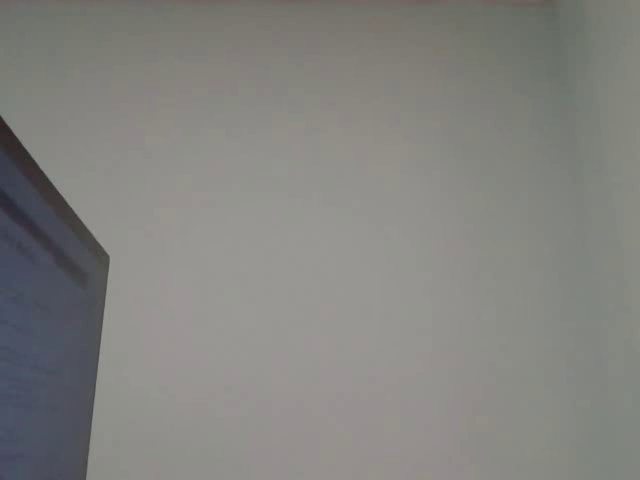
#> input picture frame 97 of ЛР4_main_video.mov, 640 x 480 px, given in place of 5.mp4, which was not available
$ python HandGMG.py
#> lines starting #> are read from the running program, lines starting #| are printed output that depends on the picture; after the words box and inside, x2 and y2 are one past the last pixel; in counts of white or black regions, pixels touching at a corner belong together; pictures that were not available may be replaced by others from this repository, and a replacement may not be noted
import time
import cv2
import numpy as np


def gauss(x,y,a,b,om):
    return (1/(2*np.pi*(om**2))) * np.exp(-((((x-a)**2)+((y-b)**2))/(2*(om**2))))

def blur(blurImg, size, om):
    kernelMatrix = np.empty((size, size))
    a = (size)//2
    b = (size)//2
    sum = 0
    for i in range(size):
        for j in range(size):
            kernelMatrix[i][j] = gauss(i,j,a,b,om)
            sum += kernelMatrix[i][j]


    kernelMatrix /= sum
    for i in range(size):
        for j in range(size):
            sum += kernelMatrix[i][j]

    n_img = blurImg.copy()

    for i in range(0, blurImg.shape[0]):
        for j in range(0,  blurImg.shape[1]):
            val=0
            for k in range(i if (blurImg.shape[0]-i >= size) else i-(size-((blurImg.shape[0]-i)%size)), (i+size) if (blurImg.shape[0]-i >= size) else i+((blurImg.shape[0]-i)%size)):
                for l in range(j if (blurImg.shape[1]-j >= size) else j-(size-((blurImg.shape[1]-j)%size)), (j+size) if (blurImg.shape[1]-j >= size) else j+((blurImg.shape[1]-j)%size)):
                    val += blurImg[k,l] * kernelMatrix[(k-i) if (blurImg.shape[0]-i >= size) else (k - (i-(size-((blurImg.shape[0]-i)%size)))), (l - j) if (blurImg.shape[1]-j >= size) else (l - (j-(size-((blurImg.shape[1]-j)%size))))]
                    # print(f"{i}, {j}, {k}, {l}")
            n_img[i, j] = val


    return n_img

def kanny(gauss):
    border = np.zeros(gauss.shape)
    lengthVec = np.zeros(gauss.shape)
    color = np.zeros(gauss.shape)
    maxLen = np.max(lengthVec)
    x = 0
    y = 0
    for i in range(1, len(gauss)-1):
        for j in range(1, len(gauss[0])-1):
            GrX = (gauss[i + 1][j + 1] - gauss[i - 1][j - 1] + gauss[i + 1][j - 1] - gauss[i - 1][j + 1] + 2 * (gauss[i + 1][j] - gauss[i - 1][j]))
            GrY = (gauss[i + 1][j + 1] - gauss[i - 1][j - 1] + gauss[i - 1][j + 1] - gauss[i + 1][j - 1] + 2 * (gauss[i][j + 1] - gauss[i][j - 1]))
            lengthVec[i][j] = np.sqrt(GrX ** 2 + GrY ** 2)
            tg = np.arctan(GrY / GrX)

            if (GrX > 0 and GrY < 0 and tg < -2.414) or (GrX < 0 and GrY < 0 and tg > 2.414):
                color[i][j] = 0
                x = 0
                y = -1
            elif (GrX > 0 and GrY < 0 and tg < -0.414):
                color[i][j] = 1
                x = 1
                y = -1
            elif (GrX > 0 and GrY < 0 and tg > -0.414) or (GrX > 0 and GrY > 0 and tg > 0.414):
                color[i][j] = 2
                x = 1
                y = 0
            elif (GrX > 0 and GrY > 0 and tg < 2.414):
                color[i][j] = 3
                x = 1
                y = 1
            elif (GrX > 0 and GrY > 0 and tg > 2.414) or (GrX < 0 and GrY > 0 and tg < -2.414):
                color[i][j] = 4
                x = 0
                y = 1
            elif (GrX < 0 and GrY > 0 and tg < -0.414):
                color[i][j] = 5
                x = -1
                y = 1
            elif (GrX < 0 and GrY > 0 and tg > -0.414) or (GrX < 0 and GrY < 0 and tg < 0.414):
                color[i][j] = 6
                x = -1
                y = 0
            elif (GrX < 0 and GrY < 0 and tg < 2.414):
                color[i][j] = 7
                x = -1
                y = -1

            if (lengthVec[i][j]>lengthVec[i+x][j+y] and lengthVec[i][j]>lengthVec[i-x][j-y]):
                border[i][j] = 255
            else:
                border[i][j] = 0

    low_level = maxLen // 25
    high_level = maxLen // 10
    for x in range(1, (len(gauss) - 1)):
        for y in range(1, len(gauss[0]) - 1):
            if (border[x][y] == 255):
                if (lengthVec[x][y] < low_level):
                    border[x][y] = 0

            if (border[x][y] == 255):
                if (lengthVec[x][y] <= high_level):
                    if (border[x - 1][y - 1] == 255 or border[x - 1][y] == 255 or border[x - 1][y + 1] == 255 or border[x][y + 1] == 255 or border[x + 1][y + 1] == 255 or border[x + 1][y] == 255 or border[x + 1][y - 1] == 255 or border[x][y - 1] == 255):
                        border[x][y] = 255
                    else:
                        border[x][y] = 0

    return border

cap = cv2.VideoCapture('./Видосы/5.mp4')
fourcc = cv2.VideoWriter.fourcc(*'XVID')

width = int(cap.get(cv2.CAP_PROP_FRAME_WIDTH))
height = int(cap.get(cv2.CAP_PROP_FRAME_HEIGHT))

out = cv2.VideoWriter('./Result/HandGMG/5_HandGMG.avi', fourcc, 25.0, (320, 180))

start = time.time()
ret, frame = cap.read()
#> frame is the input picture: shape (480, 640, 3); mean B, G, R 127.3, 130.7, 131.5
frame = cv2.resize(frame, (320, 180))
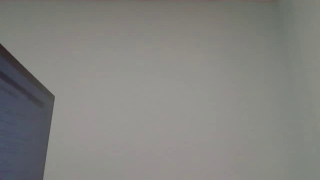
#> frame: shape (180, 320, 3); mean B, G, R 127.3, 130.7, 131.5

gray = cv2.cvtColor(frame, cv2.COLOR_BGR2GRAY)
blurred = blur(gray, 3, 10)
cv2.imshow('gaussian_blur_frame', blurred)
prev_frame = blurred

thrash = cv2.threshold(blurred, 50, 255, cv2.THRESH_BINARY)[1]
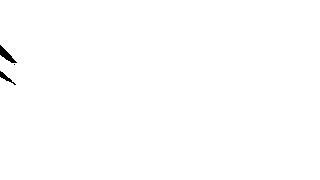
#> thrash: shape (180, 320); 99.7% white; 3 black regions (1 under 20 px), largest, box (x1, y1, x2, y2) and area: (0, 45, 17, 63) 118, (0, 71, 16, 85) 62
cv2.imshow('trashhold_frame', thrash)

kanny_frame = kanny(blurred)
#> after the loop in kanny, `for i in range(1, len(gauss)-1):`:
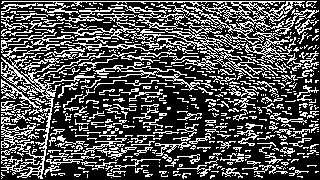
#> border: shape (180, 320) float64; 31.7% white in thin lines or dots
#> after the loop in kanny, `for i in range(1, len(gauss)-1):`:
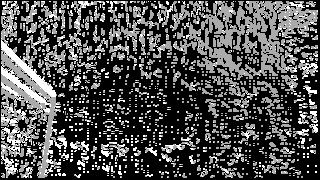
#> color: shape (180, 320) float64; min 0, max 3, mean 0.923; drawn with min black and max white
#> after the loop in kanny, `for i in range(1, len(gauss)-1):`:
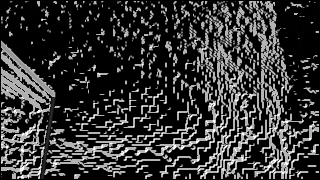
#> lengthVec: shape (180, 320) float64; min 0, max 1081.9, mean 226.2; drawn with min black and max white
cv2.imshow('kanny_frame', kanny_frame)

kernel = np.ones((4, 4), np.uint8)
erode = cv2.erode(thrash, kernel, iterations=1)
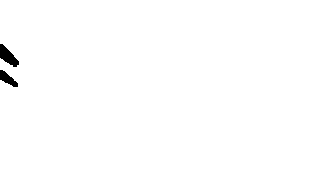
#> erode: shape (180, 320); 99.3% white; 2 black regions, box (x1, y1, x2, y2) and area: (0, 44, 19, 67) 227, (0, 70, 18, 87) 152
kernel = np.ones((7, 7), np.uint8)
dilate = cv2.dilate(erode, kernel, iterations=1)
#> dilate: shape (180, 320); 99.9% white; 2 black regions (1 under 20 px), largest, box (x1, y1, x2, y2) and area: (0, 48, 11, 60) 42
cv2.imshow('morph_frame', dilate)
while True:
    ret, frame = cap.read()
    if not ret:
        break
    frame = cv2.resize(frame, (320, 180))
#> frame: shape (180, 320, 3)
    cv2.imshow('Frame', frame)

    gray = cv2.cvtColor(frame, cv2.COLOR_BGR2GRAY)
    blurred = blur(gray, 5, 1)
    cv2.imshow('gaussian_blur_frame', blurred)

    frame_diff = cv2.absdiff(prev_frame, blurred)
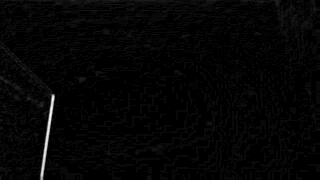
#> frame_diff: shape (180, 320); min 0, max 28, mean 0.5; drawn with min black and max white
    cv2.imshow('diff_frame', frame_diff)
    prev_frame = blurred

    thrash = cv2.threshold(frame_diff, 50, 255, cv2.THRESH_BINARY)[1]
#> thrash: shape (180, 320); every value is 0
    cv2.imshow('trashhold_frame', thrash)

    kanny_frame = kanny(thrash)
#> after the loop in kanny (call 2), `for i in range(1, len(gauss)-1):`: border: shape (180, 320) float64; every value is 0
    cv2.imshow('kanny_frame', kanny_frame)

    kernel = np.ones((2, 2), np.uint8)
    erode = cv2.erode(kanny_frame, kernel, iterations=1)
    kernel = np.ones((20, 20), np.uint8)
    dilate = cv2.dilate(erode, kernel, iterations=1)
    dilate = dilate.astype(np.uint8)
    cv2.imshow('morph_frame', dilate)

    contours, _ = cv2.findContours(dilate, cv2.RETR_EXTERNAL, cv2.CHAIN_APPROX_SIMPLE)
#> contours = []

    filtered_contours = [c for c in contours if cv2.contourArea(c) > 200]
#> filtered_contours = []

    for contour in filtered_contours:
        x, y, w, h = cv2.boundingRect(contour)
        cv2.rectangle(frame, (x, y), (x + w, y + h), (0, 255, 0), 2)  # Рисуем прямоугольник вокруг объекта
#> this loop made 0 passes
    out.write(frame)
    cv2.imshow('Detected Objects', frame)
    if cv2.waitKey(1) & 0xFF == ord('q'):
#> (key q is pressed here)
        break

end = time.time()

if cap.get(cv2.CAP_PROP_FRAME_COUNT) != 0:
    print(f"Время обработки видео: {end - start:.5f} секунд")
    print(f"Частота кадров: {cap.get(cv2.CAP_PROP_FPS):.0f} кадров в секунду")
#| Частота кадров: 25 кадров в секунду
    print(f"Частота обработки объектов: {1 / ((end - start) / cap.get(cv2.CAP_PROP_POS_FRAMES)):.0f} кадров в секунду")
#| Частота обработки объектов: 27 кадров в секунду
else:
    print("Видеопоток был пуст")

cap.release()
out.release()
cv2.destroyAllWindows()

$ run again, starting later in the video
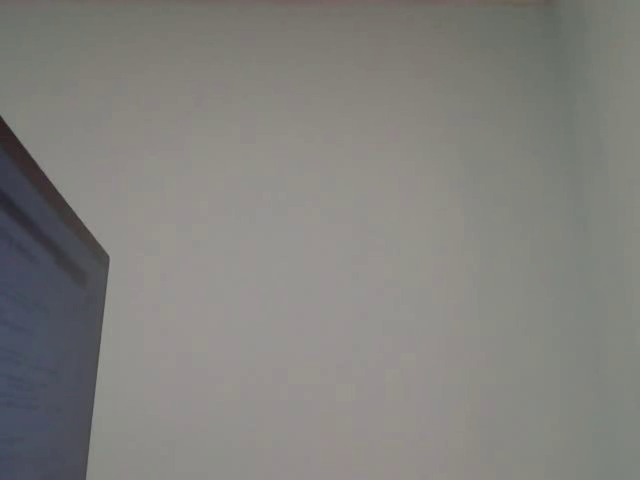
#> input picture frame 437 of ЛР4_main_video.mov, 640 x 480 px, given in place of 5.mp4, which was not available
#> frame is the input picture: shape (480, 640, 3); mean B, G, R 125.4, 129, 130.5
#> after the loop in kanny, `for i in range(1, len(gauss)-1):`:
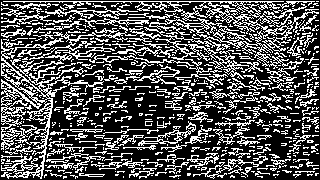
#> border: shape (180, 320) float64; 32.3% white in thin lines or dots
#> after the loop in kanny, `for i in range(1, len(gauss)-1):`:
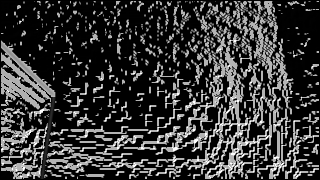
#> lengthVec: shape (180, 320) float64; min 0, max 1081.9, mean 236.7; drawn with min black and max white
#> erode: shape (180, 320); 99.2% white; 2 black regions, box (x1, y1, x2, y2) and area: (0, 44, 23, 69) 272, (0, 70, 18, 88) 176
#> dilate: shape (180, 320); 99.9% white; 2 black regions (1 under 20 px), largest, box (x1, y1, x2, y2) and area: (0, 48, 16, 64) 57
#> contours = []
#| Частота кадров: 25 кадров в секунду
#| Частота обработки объектов: 119 кадров в секунду

$ run again, starting later in the video
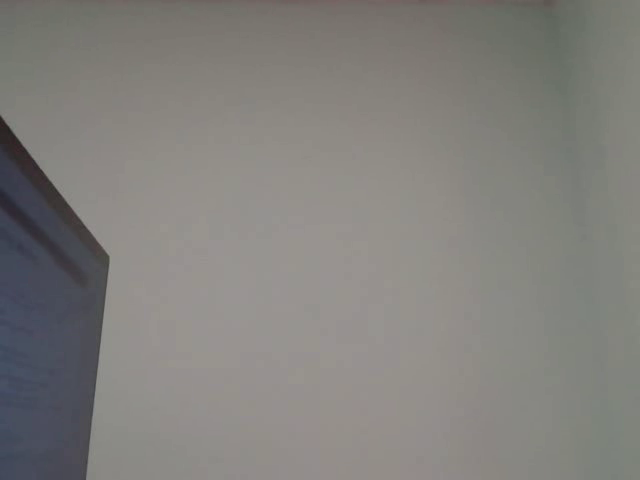
#> input picture frame 778 of ЛР4_main_video.mov, 640 x 480 px, given in place of 5.mp4, which was not available
#> frame is the input picture: shape (480, 640, 3); mean B, G, R 124.6, 128.2, 130.1
#> after the loop in kanny, `for i in range(1, len(gauss)-1):`:
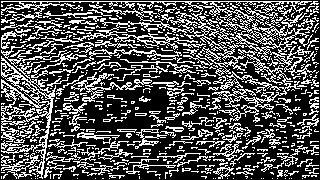
#> border: shape (180, 320) float64; 32.4% white in thin lines or dots
#> after the loop in kanny, `for i in range(1, len(gauss)-1):`:
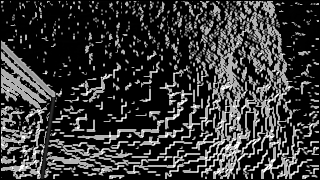
#> lengthVec: shape (180, 320) float64; min 0, max 1081.9, mean 238.9; drawn with min black and max white
#> erode: shape (180, 320); 99.1% white; 2 black regions, box (x1, y1, x2, y2) and area: (0, 44, 24, 71) 295, (0, 69, 22, 90) 207
#> dilate: shape (180, 320); 99.9% white; 3 black regions (2 under 20 px), largest, box (x1, y1, x2, y2) and area: (0, 48, 14, 63) 55
#> contours = []
#| Частота кадров: 25 кадров в секунду
#| Частота обработки объектов: 202 кадров в секунду
